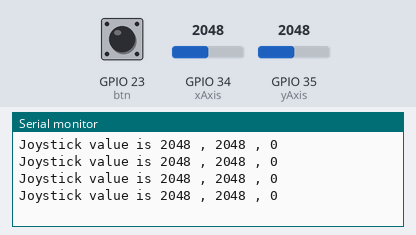
Bench run of a sketch on a simulated ESP32. Parts: the last lines printed to the serial monitor. The test bench sets the inputs (shaded band); at power-on: GPIO 34 (xAxis) = 2048, GPIO 35 (yAxis) = 2048, GPIO 23 (btn) LOW.

Above: at 1.2 s.
1.3 s: GPIO 34 (xAxis) set to 2866
At 1.71 s:
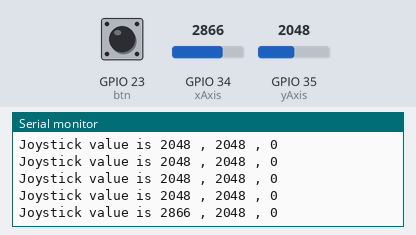
2.8 s: GPIO 35 (yAxis) set to 2866
At 2.91 s:
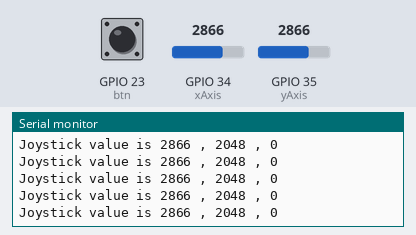
4.3 s: GPIO 23 (btn) pulled HIGH for 0.35 s
At 4.71 s:
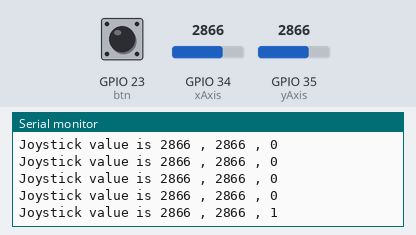
6.1 s: GPIO 34 (xAxis) set to 3603
At 6.21 s:
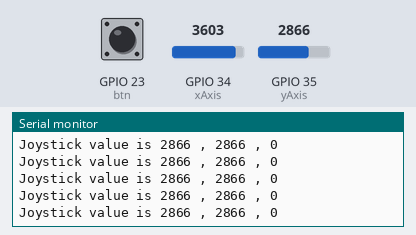
7.6 s: GPIO 23 (btn) pulled HIGH for 1 s
At 8.02 s:
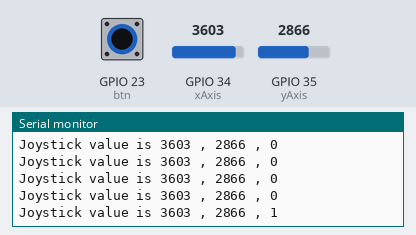
10.1 s: GPIO 35 (yAxis) set to 3603
At 10.12 s:
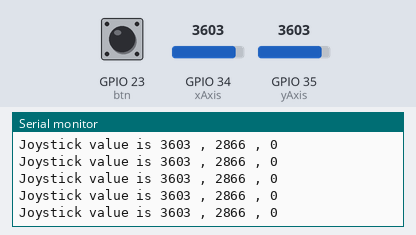
Timing chart, 0 to 12.6 s (numbered marks = the images above; inputs shaded):
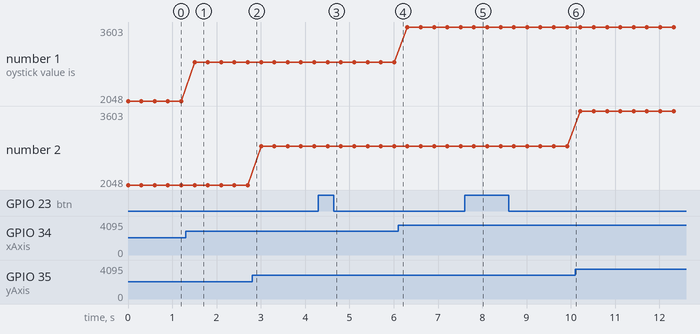

The sketch:

joystick_reading.ino
```cpp
#define xAxis 34
#define yAxis 35
#define btn 23


void setup() {
  Serial.begin(115200);

  pinMode(btn, INPUT);
}

void loop() {
  int xValue = analogRead(xAxis);
  int yValue = analogRead(yAxis);

  int btnValue = digitalRead(btn);

  Serial.printf("Joystick value is %d , %d , %d \n",xValue,yValue,btnValue);

  delay(300);
}
```

Measured:
- after the input at 1.3 s, the serial monitor: prints a new line after 0.20 s (image 1)
- after the input at 4.3 s, the serial monitor: prints a new line after 0.21 s (image 3)
- after the input at 7.6 s, the serial monitor: prints a new line after 0.21 s (image 5)
- plotted number 1: 2048 → 2866 after the input at 1.3 s, 2866 → 3603 after the input at 6.1 s
